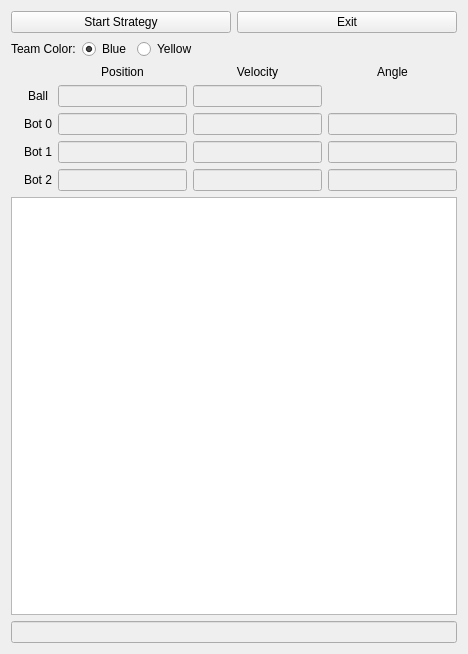
<?xml version="1.0" encoding="UTF-8"?>
<ui version="4.0">
 <class>MainWindow</class>
 <widget class="QMainWindow" name="MainWindow">
  <property name="geometry">
   <rect>
    <x>0</x>
    <y>0</y>
    <width>468</width>
    <height>654</height>
   </rect>
  </property>
  <property name="windowTitle">
   <string>Debbuger Window</string>
  </property>
  <widget class="QWidget" name="centralWidget">
   <layout class="QVBoxLayout" name="verticalLayout">
    <item>
     <layout class="QHBoxLayout" name="horizontalLayout_2">
      <item>
       <widget class="QPushButton" name="start_strat">
        <property name="text">
         <string>Start Strategy</string>
        </property>
       </widget>
      </item>
      <item>
       <widget class="QPushButton" name="exit_strat">
        <property name="text">
         <string>Exit</string>
        </property>
       </widget>
      </item>
     </layout>
    </item>
    <item>
     <layout class="QHBoxLayout" name="horizontalLayout">
      <item>
       <widget class="QLabel" name="label_5">
        <property name="text">
         <string>Team Color:</string>
        </property>
       </widget>
      </item>
      <item>
       <widget class="QRadioButton" name="blueButton">
        <property name="text">
         <string>Blue</string>
        </property>
        <property name="checked">
         <bool>true</bool>
        </property>
        <attribute name="buttonGroup">
         <string notr="true">buttonGroup</string>
        </attribute>
       </widget>
      </item>
      <item>
       <widget class="QRadioButton" name="yellowButton">
        <property name="text">
         <string>Yellow</string>
        </property>
        <attribute name="buttonGroup">
         <string notr="true">buttonGroup</string>
        </attribute>
       </widget>
      </item>
      <item>
       <spacer name="horizontalSpacer">
        <property name="orientation">
         <enum>Qt::Horizontal</enum>
        </property>
        <property name="sizeHint" stdset="0">
         <size>
          <width>40</width>
          <height>20</height>
         </size>
        </property>
       </spacer>
      </item>
     </layout>
    </item>
    <item>
     <layout class="QGridLayout" name="gridLayout">
      <item row="0" column="5">
       <widget class="QLabel" name="label_8">
        <property name="text">
         <string>Angle</string>
        </property>
        <property name="alignment">
         <set>Qt::AlignCenter</set>
        </property>
       </widget>
      </item>
      <item row="2" column="2">
       <widget class="QLineEdit" name="pos0">
        <property name="enabled">
         <bool>false</bool>
        </property>
       </widget>
      </item>
      <item row="1" column="2">
       <widget class="QLineEdit" name="posb">
        <property name="enabled">
         <bool>false</bool>
        </property>
       </widget>
      </item>
      <item row="4" column="2">
       <widget class="QLineEdit" name="pos2">
        <property name="enabled">
         <bool>false</bool>
        </property>
       </widget>
      </item>
      <item row="3" column="5">
       <widget class="QLineEdit" name="ang1">
        <property name="enabled">
         <bool>false</bool>
        </property>
        <property name="text">
         <string/>
        </property>
       </widget>
      </item>
      <item row="3" column="4">
       <widget class="QLineEdit" name="vel1">
        <property name="enabled">
         <bool>false</bool>
        </property>
       </widget>
      </item>
      <item row="2" column="4">
       <widget class="QLineEdit" name="vel0">
        <property name="enabled">
         <bool>false</bool>
        </property>
       </widget>
      </item>
      <item row="1" column="4">
       <widget class="QLineEdit" name="velb">
        <property name="enabled">
         <bool>false</bool>
        </property>
       </widget>
      </item>
      <item row="3" column="2">
       <widget class="QLineEdit" name="pos1">
        <property name="enabled">
         <bool>false</bool>
        </property>
       </widget>
      </item>
      <item row="1" column="1">
       <widget class="QLabel" name="label">
        <property name="text">
         <string>Ball</string>
        </property>
        <property name="alignment">
         <set>Qt::AlignCenter</set>
        </property>
       </widget>
      </item>
      <item row="4" column="5">
       <widget class="QLineEdit" name="ang2">
        <property name="enabled">
         <bool>false</bool>
        </property>
        <property name="text">
         <string/>
        </property>
       </widget>
      </item>
      <item row="2" column="1">
       <widget class="QLabel" name="label_2">
        <property name="text">
         <string>Bot 0</string>
        </property>
        <property name="alignment">
         <set>Qt::AlignCenter</set>
        </property>
       </widget>
      </item>
      <item row="0" column="2">
       <widget class="QLabel" name="label_6">
        <property name="text">
         <string>Position</string>
        </property>
        <property name="alignment">
         <set>Qt::AlignCenter</set>
        </property>
       </widget>
      </item>
      <item row="2" column="5">
       <widget class="QLineEdit" name="ang0">
        <property name="enabled">
         <bool>false</bool>
        </property>
        <property name="text">
         <string/>
        </property>
       </widget>
      </item>
      <item row="2" column="0">
       <widget class="QLabel" name="bot0">
        <property name="text">
         <string/>
        </property>
        <property name="scaledContents">
         <bool>true</bool>
        </property>
        <property name="alignment">
         <set>Qt::AlignCenter</set>
        </property>
       </widget>
      </item>
      <item row="3" column="0">
       <widget class="QLabel" name="bot1">
        <property name="text">
         <string/>
        </property>
        <property name="scaledContents">
         <bool>true</bool>
        </property>
        <property name="alignment">
         <set>Qt::AlignCenter</set>
        </property>
       </widget>
      </item>
      <item row="4" column="0">
       <widget class="QLabel" name="bot2">
        <property name="text">
         <string/>
        </property>
        <property name="scaledContents">
         <bool>true</bool>
        </property>
        <property name="alignment">
         <set>Qt::AlignCenter</set>
        </property>
       </widget>
      </item>
      <item row="4" column="4">
       <widget class="QLineEdit" name="vel2">
        <property name="enabled">
         <bool>false</bool>
        </property>
       </widget>
      </item>
      <item row="3" column="1">
       <widget class="QLabel" name="label_4">
        <property name="text">
         <string>Bot 1</string>
        </property>
        <property name="alignment">
         <set>Qt::AlignCenter</set>
        </property>
       </widget>
      </item>
      <item row="4" column="1">
       <widget class="QLabel" name="label_3">
        <property name="text">
         <string>Bot 2</string>
        </property>
        <property name="alignment">
         <set>Qt::AlignCenter</set>
        </property>
       </widget>
      </item>
      <item row="0" column="4">
       <widget class="QLabel" name="label_7">
        <property name="text">
         <string>Velocity</string>
        </property>
        <property name="alignment">
         <set>Qt::AlignCenter</set>
        </property>
       </widget>
      </item>
     </layout>
    </item>
    <item>
     <widget class="QPlainTextEdit" name="random"/>
    </item>
    <item>
     <widget class="QLineEdit" name="status">
      <property name="enabled">
       <bool>false</bool>
      </property>
     </widget>
    </item>
   </layout>
  </widget>
 </widget>
 <layoutdefault spacing="6" margin="11"/>
 <resources/>
 <connections/>
 <buttongroups>
  <buttongroup name="buttonGroup"/>
 </buttongroups>
</ui>
